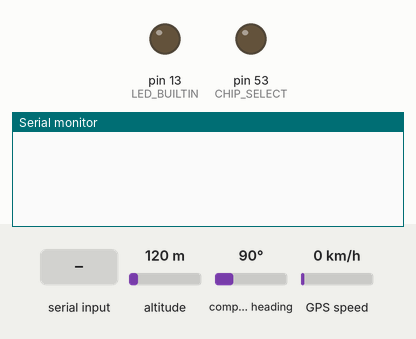
Simulated run of this program. Board: Arduino Mega 2560, built with avr-gcc and run on an emulated ATmega2560. On the bench: output pins drawn as LEDs (lit = HIGH), the last lines printed to the serial monitor. The test bench sets the inputs (shaded band); at power-on: altitude 120 m, compass heading 90°, GPS speed 0 km/h. Storage starts empty; random numbers use the default seed unless the program sets one; the GPS gets a fix after 3 s at 37.7749, -122.4194 with 8 satellites.

Above: at 1.2 s.
1.3 s: "DEBUG\n" received over Serial
At 1.43 s:
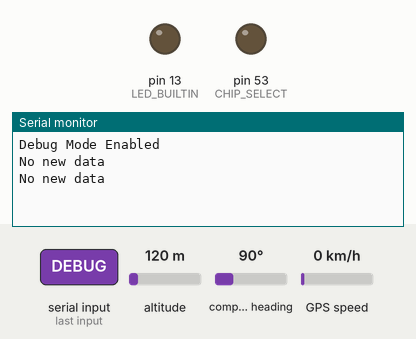
5.5 s: "START\n" received over Serial
9.0 s: "STOP\n" received over Serial
At 9.6 s:
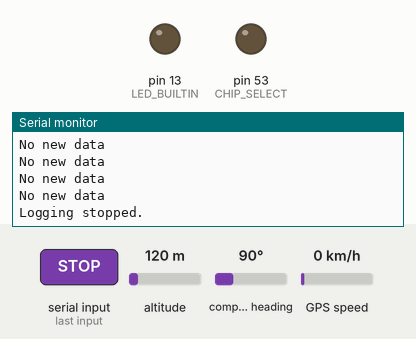
Timing chart, 0 to 12.0 s (numbered marks = the images above; inputs shaded):
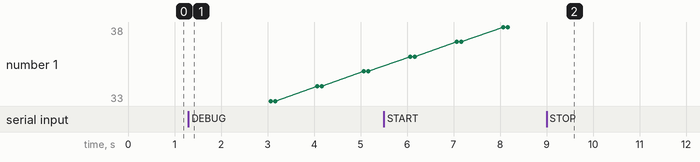

Measured:
- after the input at 1.3 s, the serial monitor: prints a new line at once (image 1)
- after the input at 9.0 s, the serial monitor: prints a new line at once (image 2)

The program:

main.cpp
```cpp
#include "DataLogger.h"

// Global variable definitions
SdFat sd;
File logFile;
bool loggingActive = false;
bool debugMode = false;
TinyGPSPlus gps;

void setup() {
    wdt_disable();
    Serial.begin(9600);
    Serial1.begin(9600);
    while (!Serial) {
        // Wait for serial port to connect
    }

    wdt_enable(WDTO_8S);
    pinMode(LED_BUILTIN, OUTPUT);
    pinMode(CHIP_SELECT, OUTPUT);

    logToSerial("Initialising SD card...");
    if (!sd.begin(CHIP_SELECT)) {
        logToSerial("SD card initialization failed! Check wiring and card insertion.");
        block();
    }
    logToSerial("SD card initialized.");
    wdt_reset();

    logToSerial("Send 'START {FILENAME}' to begin logging, 'STOP' to end logging,");
    logToSerial("'LIST' to list files, 'READ {FILENAME}' to read a file.");

    StartCommand(String(random(1000))+".csv");
}

void loop() {
    digitalWrite(LED_BUILTIN, LOW);
    processSerialCommands();
    recordData();
    while (Serial1.available()) {
        char c = Serial1.read();
        gps.encode(c);
    }
    wdt_reset();
}
```

DataLogger.h
```cpp
#ifndef DATA_LOGGER_H
#define DATA_LOGGER_H

#include <SPI.h>
#include <SdFat.h>
#include <string.h>
#include <avr/wdt.h>
#include <TinyGPS++.h>

// Constants
const int CHIP_SELECT = 53;
const unsigned long LOG_INTERVAL_MS = 100;

// Function declarations
//     Commands.cpp
void StartCommand(const String &filename);
void StopCommand();
void ListCommand();
void ReadCommand(const String &filename);
void DeleteCommand(const String &filename);
void DebugCommand();
void GpsCommand();
void processSerialCommands();
void recordData();
void block();
void logToFile(const String &log);
void logToSerial(const String &log);
String padNumber(int num);

// External declarations
extern SdFat sd;
extern File logFile;
extern bool loggingActive;
extern bool debugMode;
extern TinyGPSPlus gps;

#endif
```

Commands.cpp
```cpp
#include "DataLogger.h"

void processSerialCommands() {
    if (!Serial.available()) {
        return;
    }

    String command = Serial.readStringUntil('\n');
    command.trim();

    // Split command into parts
    int spaceIndex = command.indexOf(' ');
    String cmd = spaceIndex == -1 ? command : command.substring(0, spaceIndex);
    String param = spaceIndex == -1 ? "" : command.substring(spaceIndex + 1);

    // Convert to uppercase for case-insensitive comparison
    cmd.toUpperCase();

    if (cmd == "START") {
        StartCommand(param);
    }
    else if (cmd == "STOP") {
        StopCommand();
    }
    else if (cmd == "LIST") {
        ListCommand();
    }
    else if (cmd == "READ") {
        ReadCommand(param);
    }
    else if (cmd == "DEBUG") {
        DebugCommand();
    }
    else if (cmd == "GPS") {
        GpsCommand();
    }
    else {
        logToSerial("Unknown command: " + command);
        logToSerial("Available commands: START <filename>, STOP, LIST, READ <filename>, DEBUG, GPS");
    }
}

void StartCommand(const String &filename) {
    if (logFile) {
      logFile.close();
    }
    bool fileExists = sd.exists(filename);
    logFile = sd.open(filename, O_WRITE | O_CREAT | O_APPEND);
    if (!logFile) {
      logToSerial("Error opening log file for writing.");
      block();
    }
    if (!fileExists) {
      logToFile("Timestamp,Lat,Lon");
      logToSerial("Adding CSV headers to new log file");
    }
    logToSerial("Logging started.");
    loggingActive = true;
  }

  void StopCommand() {
    if (logFile) {
      logFile.close();
    }
    logToSerial("Logging stopped.");
    loggingActive = false;
  }

  void ListCommand() {
    File root = sd.open("/");

    if (!root) {
      logToSerial("Failed to open root directory.");
      return;
    }

    logToSerial("Listing files on SD Card:");
    while (true) {
      File entry = root.openNextFile();
      if (!entry) break;

      char name[256];
      entry.getName(name, sizeof(name));
      logToSerial(String(name));
      entry.close();
    }
    root.close();
  }

  void ReadCommand(const String &filename) {
    if (!sd.exists(filename)) {
      logToSerial("File does not exist: " + filename);
      return;
    }

    File file = sd.open(filename, O_READ);
    if (!file) {
      logToSerial("Error opening file for reading: " + filename);
      return;
    }

    logToSerial("Reading file: " + filename);
    while (file.available()) {
      String line = file.readStringUntil('\n');
      logToSerial(line);
    }
    file.close();
    logToSerial("File read complete.");
  }

  void DeleteCommand(const String &filename) {
    if (loggingActive && logFile) {
      logFile.close();
      loggingActive = false;
      logToSerial("Logging stopped to delete the file.");
    }
    if (!sd.exists(filename)) {
      logToSerial("File does not exist: " + filename);
      return;
    }
    if (sd.remove(filename)) {
      logToSerial("File deleted: " + filename);
    } else {
      logToSerial("Error deleting file: " + filename);
    }
  }

  void DebugCommand() {
    if (debugMode) {
      logToSerial("Disabling Debug Mode");
      debugMode = false;
    } else {
      debugMode = true;
      logToSerial("Debug Mode Enabled");
    }
  }

  void GpsCommand() {
    if (gps.location.isValid()) {
      logToSerial("Latitude: " + String(gps.location.lat(), 6));
      logToSerial("Longitude: " + String(gps.location.lng(), 6));
      logToSerial("Age: " + String(gps.location.age()) + "ms");
    } else {
      logToSerial("No valid GPS fix.");
    }
  }
```

Logging.cpp
```cpp
#include "DataLogger.h"

void recordData() {
    static unsigned long lastLogTime = 0;
    unsigned long currentMillis = millis();

    if (loggingActive && (currentMillis - lastLogTime >= LOG_INTERVAL_MS)) {
        lastLogTime = currentMillis;
        if (gps.location.isValid() && gps.date.isValid() && gps.time.isValid() && gps.location.age() < 150) {
            digitalWrite(LED_BUILTIN, HIGH);
            int year = gps.date.year();
            byte month = gps.date.month();
            byte day = gps.date.day();
            byte hour = gps.time.hour();
            byte minute = gps.time.minute();
            byte second = gps.time.second();
            String timestamp = String(year) + "-" + padNumber(month) + "-" + padNumber(day) + " " +
                             padNumber(hour) + ":" + padNumber(minute) + ":" + padNumber(second);
            String csvLine = timestamp + "," + String(gps.location.lat(), 6) + "," + String(gps.location.lng(), 6);
            logToFile(csvLine);
            logToSerial("New Line: " + csvLine);
        } else {
            logToSerial("No new data");
        }
    }
}

void logToFile(const String &log) {
    logFile.println(log);
    logFile.flush();
}

void logToSerial(const String &log) {
    if (debugMode) {
        Serial.println(log);
    }
}
```

Utils.cpp
```cpp
#include "DataLogger.h"

String padNumber(int num) {
    return num < 10 ? "0" + String(num) : String(num);
}

void block() {
    digitalWrite(LED_BUILTIN, HIGH);
    while (1);
}
```
